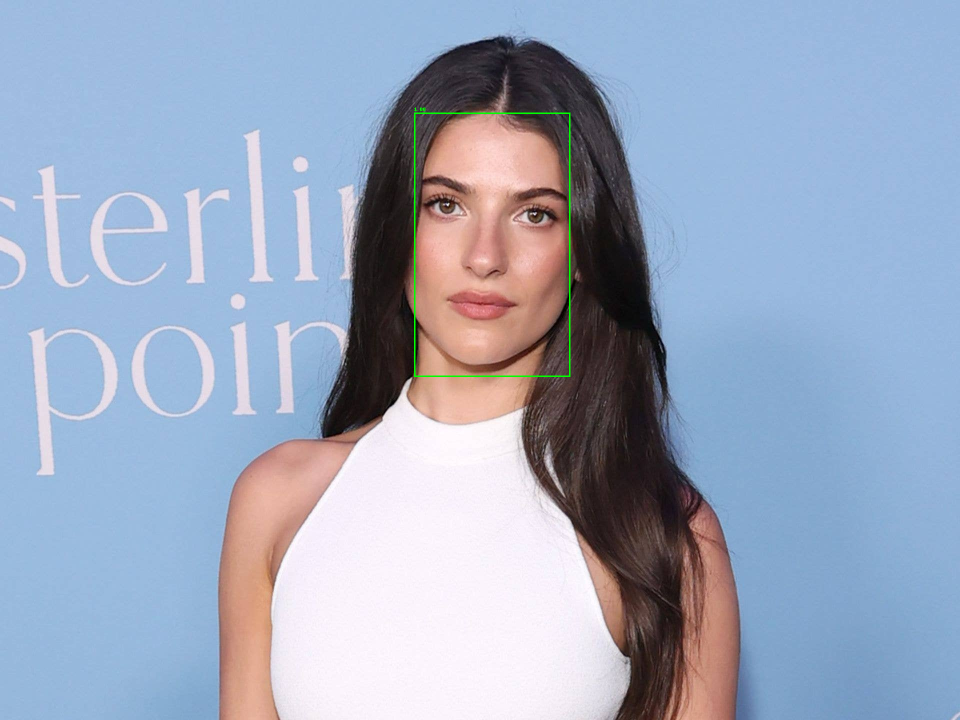
#> input picture lab08/output_detected.png, 1920 x 1440 px (shown at 1/2 size)
$ python -i detect_face.py   (imports and definitions only)
#> lines starting #> are read from the running program, lines starting #| are printed output that depends on the picture; after the words box and inside, x2 and y2 are one past the last pixel; in counts of white or black regions, pixels touching at a corner belong together
import numpy as np
import onnxruntime as ort
from PIL import Image, ImageDraw
import warnings
from scipy.ndimage import convolve, gaussian_filter

MODEL_PATH = "version-RFB-320.onnx"

# [1 line not run here, left out]

# [1 line that did not run here, left out]
# [1 line that did not run here, left out]

# 3. Use only available providers to prevent the provider fallback warning
desired_providers = ['CUDAExecutionProvider', 'CPUExecutionProvider']
# [1 line that did not run here, left out]

# face detection
# [70 lines left out: functions hard_nms, detect_faces, not called in this run]

# Edge detection
def non_maximum_suppression(magnitude, angle):
    H, W = magnitude.shape
    output = np.zeros((H, W), dtype = np.float32)

    angle = np.rad2deg(angle) % 180

    for i in range(1, H - 1):
        for j in range(1, W - 1):
            theta = angle[i, j]

            if (0 <= theta < 22.5) or (157.5 <= theta <= 180):
                q = magnitude[i, j - 1]
                r = magnitude[i, j + 1]
            elif (22.5 <= theta < 67.5):
                q = magnitude[i + 1, j - 1]
                r = magnitude[i - 1, j + 1]
            elif 67.5 <= theta < 112.5:
                q = magnitude[i - 1, j]
                r = magnitude[i + 1, j]
            else:
                q = magnitude[i - 1, j - 1]
                r = magnitude[i + 1, j + 1]

            if magnitude[i, j] >= q and magnitude[i, j] >= r:
                output[i, j] = magnitude[i, j]

    return output

def hysteresis_thresholding(img, low_thresh, high_thresh):
    STRONG, WEAK = 255, 60

    result = np.zeros(img.shape, dtype=np.uint8)
    strong_mask = img >= high_thresh
    weak_mask = (img >= low_thresh) & (img <= high_thresh)
    result[strong_mask] = STRONG
    result[weak_mask] = WEAK

    weak_i, weak_j = np.where(result == WEAK)
    for i, j in zip(weak_i, weak_j):
        window = result[max(i-1, 0):i+2, max(j-1, 0):j+2]
        result[i, j] = STRONG if np.any(window == STRONG) else 0

    return result

def canny_scipy(image_path, output_path="edges_scipy.png", low=20, high=60):
#> called with image_path = 'output_detected.png', output_path = 'edges_scipy.png', low = 20, high = 60
    gray = Image.open(image_path).convert("L")
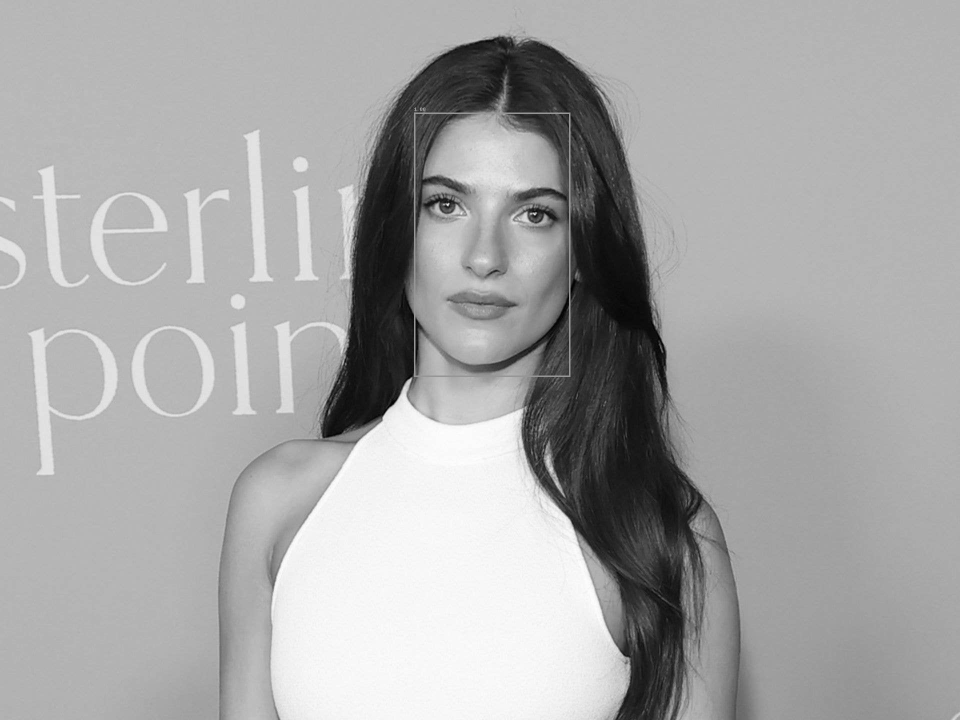
#> gray: PIL image 1920x1440 L (shown at 1/2 size); min 0, max 255, mean 167.1
    gray = np.asarray(gray).astype(np.float32)
#> gray: shape (1440, 1920) float32
    smoothed = gaussian_filter(gray, sigma = 1.4)

    Kx = np.array([[-1, 0, 1],
                   [-2, 0, 2],
                   [-1, 0, 1]], dtype=np.float32)
    Ky = np.array([[ 1,  2,  1],
                   [ 0,  0,  0],
                   [-1, -2, -1]], dtype=np.float32)

    Gx = convolve(smoothed, Kx)
    Gy = convolve(smoothed, Ky)
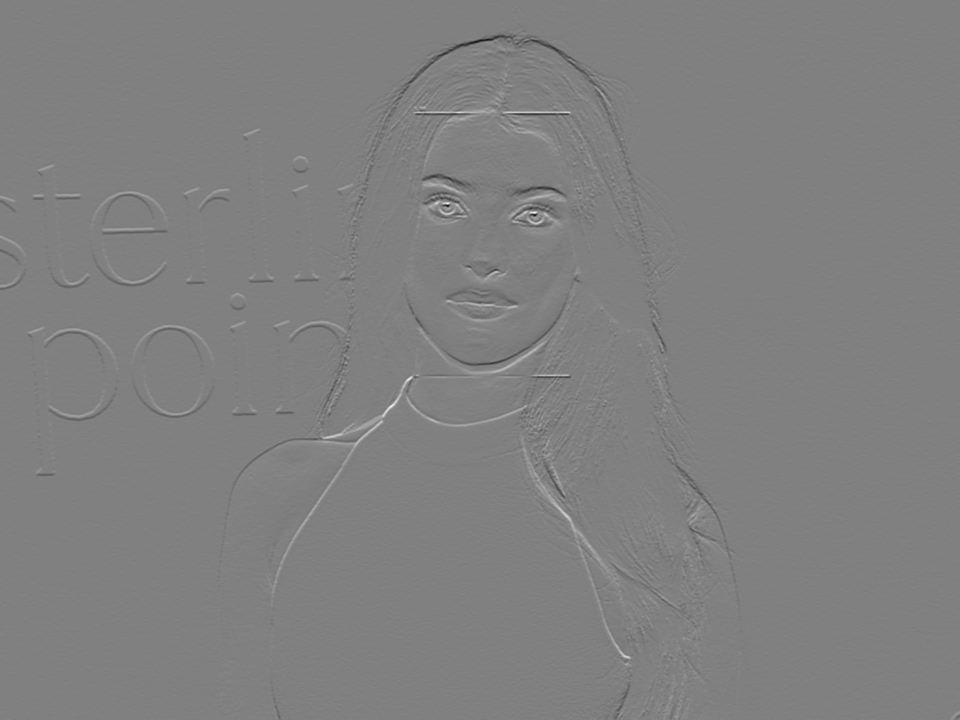
#> Gy: shape (1440, 1920) float32 (shown at 1/2 size); min -326, max 321.4, mean 0; drawn with min black and max white

    magnitude = np.hypot(Gx, Gy)
    if magnitude.max() > 0:
        magnitude = magnitude / magnitude.max() * 255.0
    angle = np.arctan2(Gy, Gx)
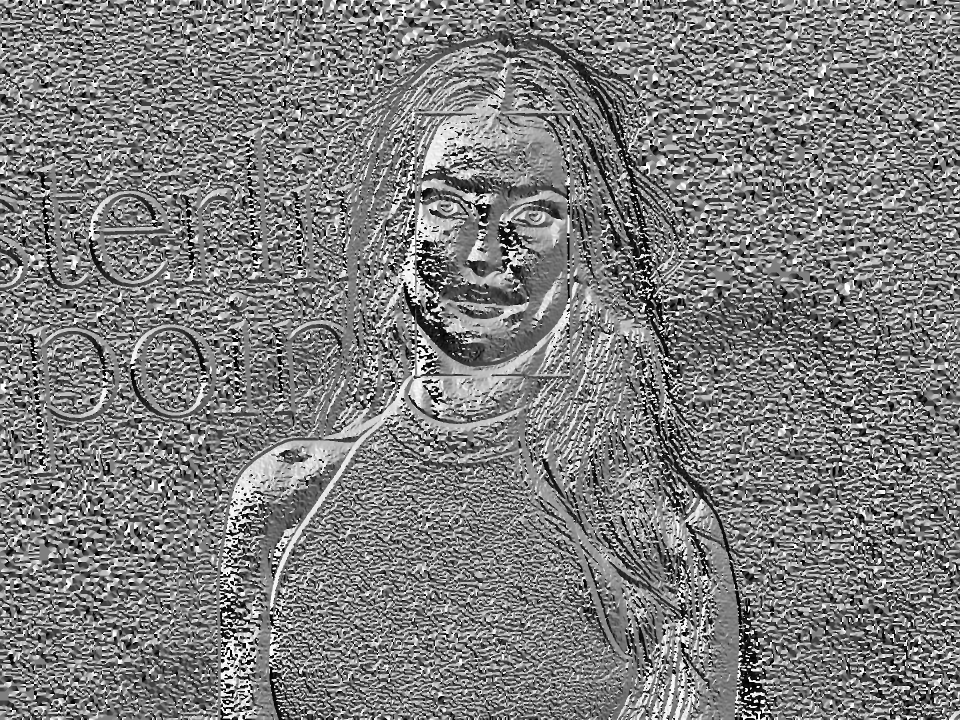
#> angle: shape (1440, 1920) float32 (shown at 1/2 size); min -3.14, max 3.14, mean -0.0448; drawn with min black and max white

    thinned = non_maximum_suppression(magnitude, angle)
#> in non_maximum_suppression, `angle = np.rad2deg(angle) % 180`:
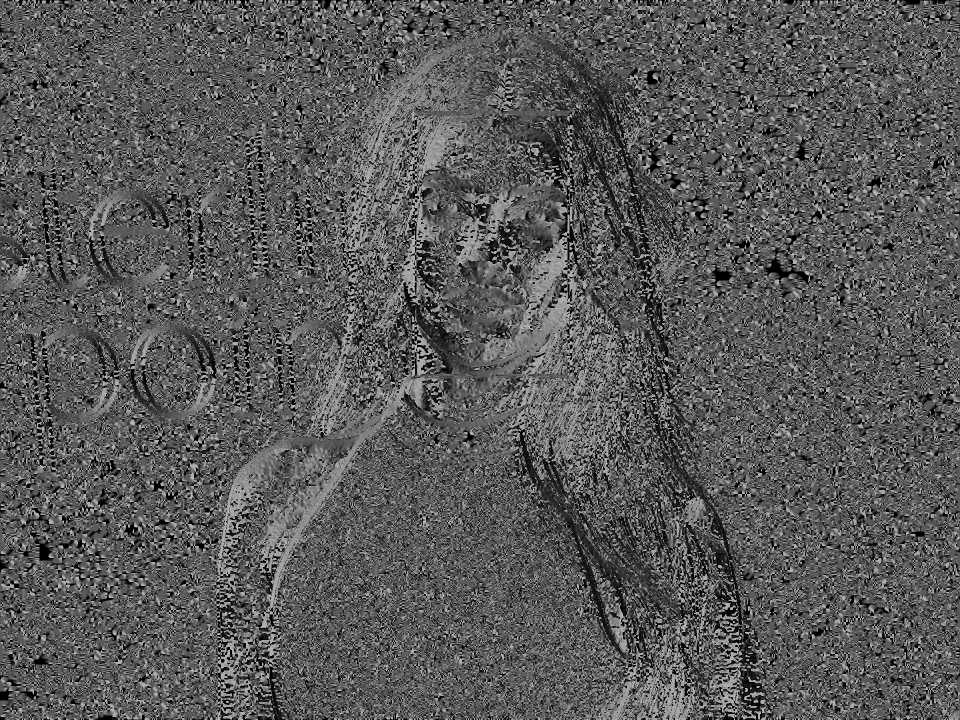
#> angle: shape (1440, 1920) float32 (shown at 1/2 size); min 0, max 180, mean 89.1

    edges = hysteresis_thresholding(thinned, low, high)
#> in hysteresis_thresholding, `strong_mask = img >= high_thresh`:
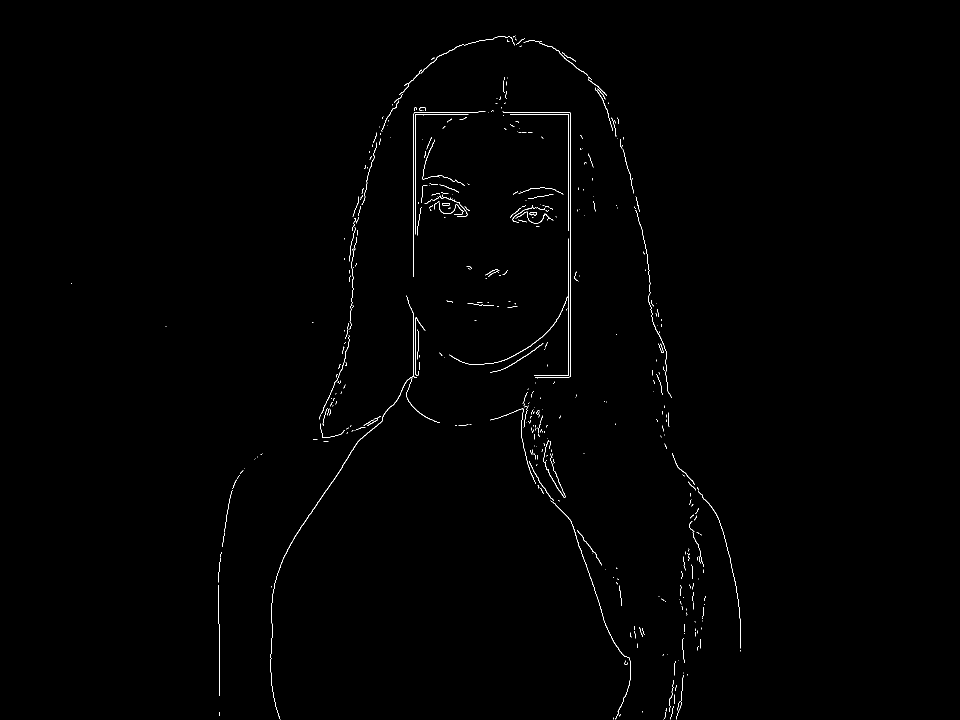
#> strong_mask: shape (1440, 1920) bool (shown at 1/2 size); 0.49% white in thin lines or dots, all inside (x1, y1, x2, y2) = (142, 71, 1482, 1439)
#> in hysteresis_thresholding, `weak_mask = (img >= low_thresh) & (img <= high_thresh)`: weak_mask: shape (1440, 1920) bool; 1.5% white in thin lines or dots
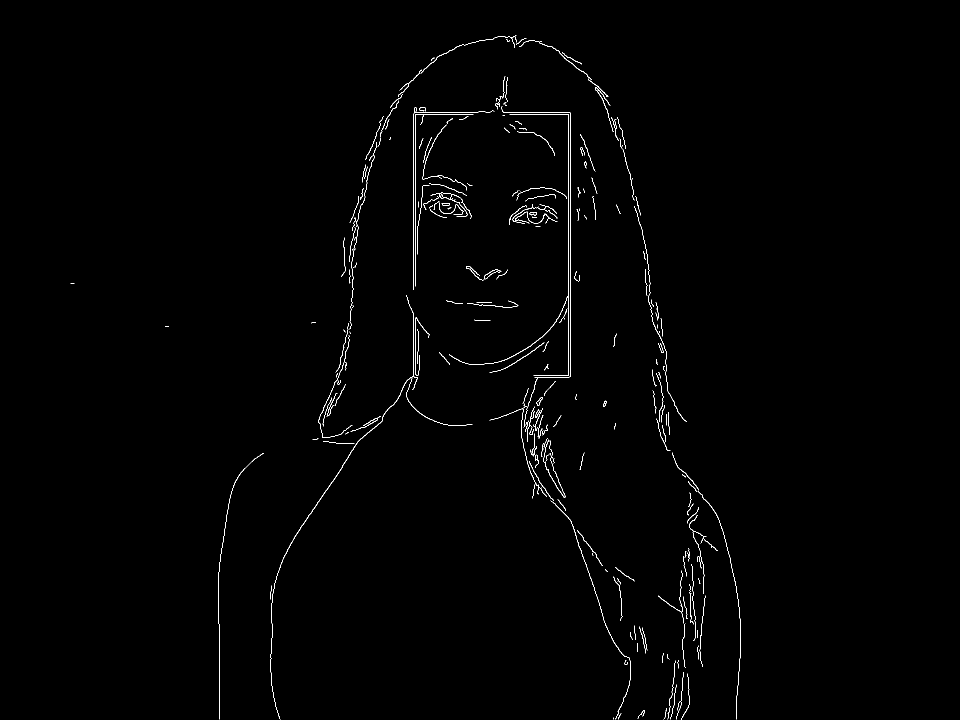
#> edges: shape (1440, 1920) (shown at 1/2 size); 0.69% white in thin lines or dots, all inside (x1, y1, x2, y2) = (141, 71, 1482, 1439)

    Image.fromarray(edges).save(output_path)
    return edges


# [3 lines not run here, left out]

>>> result = canny_scipy('output_detected.png')
